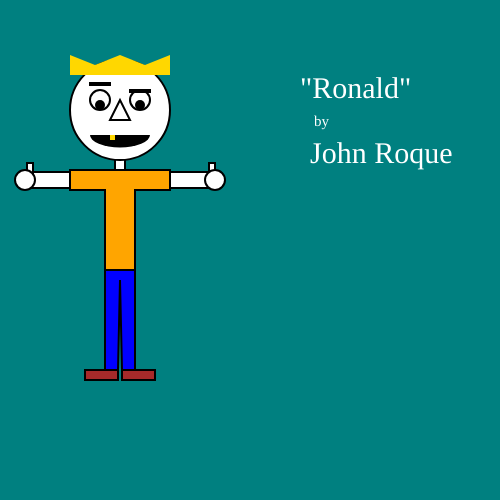
Frame 1 (no input)
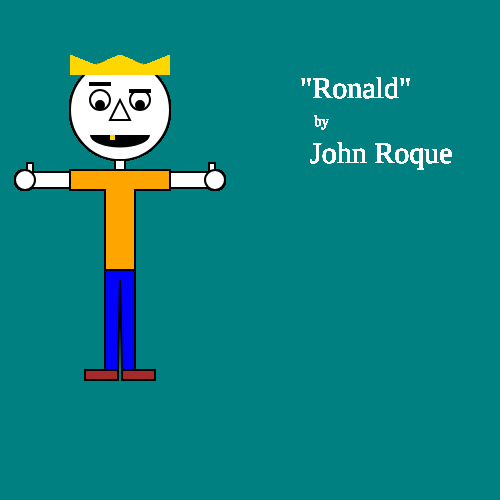
Frame 60 (no input)
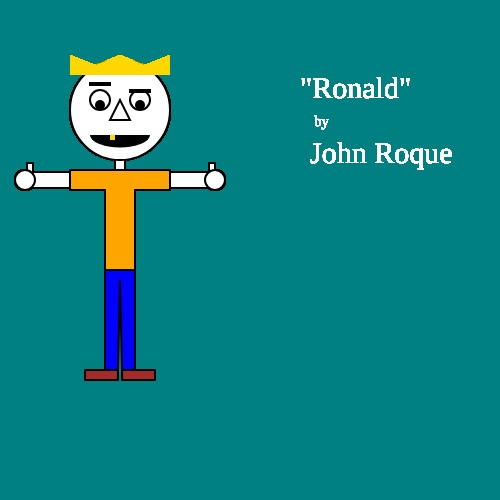
Frame 120 (the mouse pressed at the canvas centre since frame 60)

The p5.js sketch that drew these frames (run headless with seeded random() and noise() and a simulated clock; from frame 60 on, the mouse is pressed at the canvas centre):

// p5.js sketch
// ── sketch.js
var myName = "John Roque"
var neckWidth = 10;
var neckHeight = 15;
var thumbWidth = 6;
var thumbLength = 10;
var handSize = 20;
var headSize = 100;
var eyeSize = 20;
var pupilSize = 10;
var mouthWidth = 60;
var mouthHeight = 25;
var goldToothSize = 5;

//character center point (x-coordinate): 120


function setup() {
  // put setup code here

  createCanvas(500,500);
  //background(0,255,0);
  background("teal");
}

function draw() {
  //title
  fill("white");
  textSize(30);
  textFont('Calibri');
  text('"Ronald"',300,75,200,200); // Text wraps within text box

  fill("white");
  textSize(15);
  textFont('Calibri');
  text("by",314,115,200,200); // Text wraps within text box

  fill("white");
  textSize(30);
  textFont('Calibri');
  text(myName,310,140,200,200); // Text wraps within text box

  //body
  fill("white");
  strokeWeight(2);
  rect(115,155,neckWidth,neckHeight);//neck

  rect(30,172,180,16);//arms

  rect(27,163,thumbWidth,thumbLength);//left thumb
  rect(209,163,thumbWidth,thumbLength);//right thumb
  ellipse(25,180,handSize,handSize);//left hand
  ellipse(215,180,handSize,handSize);//right hand

  //clothes
  //shirt
  fill("orange");
  strokeWeight(2);
  rect(105,170,30,100);//shirt torso - back
  rect(70,170,100,20);//shirt sleeves
  strokeWeight(0);
  rect(106,172,28,96);//shirt torso - front

  //pants
  fill("blue");
  strokeWeight(2);
  rect(105,270,30,100);//pants
  fill("teal");
  triangle(118,370,120,280,122,370);//pants split

  //shoes
  fill("brown");
  strokeWeight(2);
  rect(85,370,70,10);//shoes
  fill("teal");
  rect(118,370,4,10);//gap b/t shoes - back
  strokeWeight(0);
  rect(119,368,2,14);//gap b/t shoes - front

  //head
  fill("white");
  strokeWeight(2);
  ellipse(120,110,100,100);//head shape

  ellipse(100,100,eyeSize,eyeSize);//left eye

  ellipse(140,100,eyeSize,eyeSize);//right eye

  strokeWeight(pupilSize);
  point(100,105);//left pupil

  point(140,105);//right pupil

  strokeWeight(2);
  rect(90,83,eyeSize,2);//left eyebrow

  rect(130,90,eyeSize,2);//right eyebrow

  strokeWeight(2);
  triangle(110,120,120,100,130,120);//nose

  fill("black");
  strokeWeight(0);
  arc(120,135,mouthWidth,mouthHeight,0,PI);//mouth

  fill("gold");
  rect(110,135,goldToothSize,goldToothSize);//gold tooth

  //width and height of canvas
  console.log("width " + width);
  console.log("height " + height);

  //crown
  fill("gold");
  strokeWeight(0);
  triangle(70,75,70,55,120,75);//crown piece left
  triangle(170,75,170,55,120,75);//crown piece right
  triangle(70,75,120,55,170,75);//crown piece center





}//end of draw
